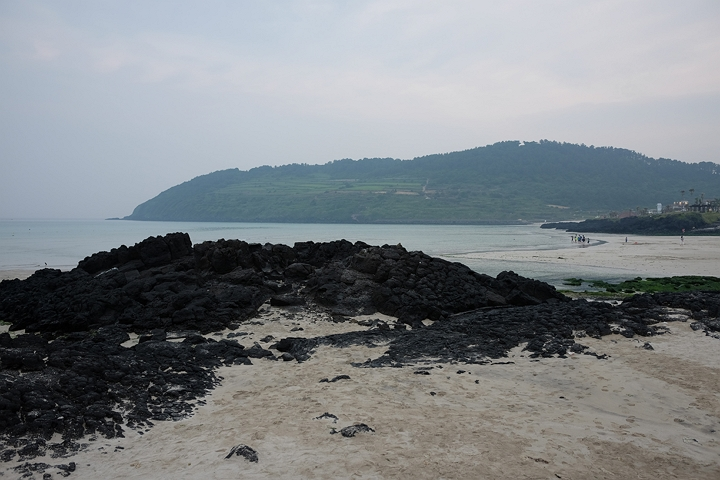
#> input picture 4_local_feature/img1.jpg, 720 x 480 px
$ python 3.py
#> lines starting #> are read from the running program, lines starting #| are printed output that depends on the picture
import cv2 as cv  # OpenCV 라이브러리
import numpy as np  # 수치 연산 라이브러리
import matplotlib.pyplot as plt  # 시각화 라이브러리

# 1. 두 개의 이미지 불러오기
img1 = cv.imread('img1.jpg')
#> img1 is the input picture: shape (480, 720, 3); mean B, G, R 134.2, 130.6, 125.7
img2 = cv.imread('img2.jpg')
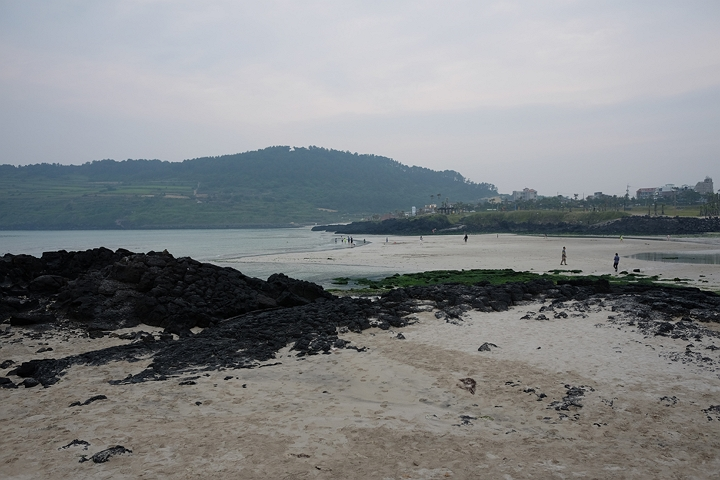
#> input picture 4_local_feature/img2.jpg, 720 x 480 px
#> img2 is the input picture: shape (480, 720, 3); mean B, G, R 134.4, 132.3, 129.6

# 이미지가 정상적으로 로드되었는지 확인
if img1 is None or img2 is None:
    print("이미지를 불러올 수 없습니다.")
else:
    # 2. SIFT 특징점 및 기술자 추출
    sift = cv.SIFT_create()
    # 각 이미지에서 특징점(kp)과 기술자(des) 동시 추출
    # kp: 특징점의 위치 정보, des: 특징점 주변의 패턴 정보를 담은 128차원 벡터
    kp1, des1 = sift.detectAndCompute(img1, None)
#> kp1 = 927 keypoints; strongest (x, y, size): (619, 303, 2.6), (427, 373, 2.2), (205, 368, 1.9), (440, 367, 2.1)
    kp2, des2 = sift.detectAndCompute(img2, None)
#> kp2 = 965 keypoints; strongest (x, y, size): (466, 237, 2), (638, 270, 2.3), (635, 270, 1.9), (244, 386, 2.5)

    # 3. BFMatcher(Brute-Force Matcher) 객체 생성
    # cv.NORM_L2: SIFT 기술자 간의 유사도 측정 위해 L2 Norm(유클리디안 거리 방식) 사용
    bf = cv.BFMatcher(cv.NORM_L2)
    # knnMatch를 이용한 특징점 매칭: 각 특징점당 가장 유사한 2개의 매칭점 찾기 (k=2)
    matches = bf.knnMatch(des1, des2, k=2)
#> matches = 927 matches

    # 4. Lowe's Ratio Test를 통해 좋은 매칭점(Good Matches) 선별
    good_matches = []
    for m, n in matches:
        # 첫 번째 매칭 거리(m)가 두 번째 매칭 거리(n)보다 훨씬 가까운 경우만 선택
        if m.distance < 0.7 * n.distance:   # 0.7은 힌트의 예시 반영 (경험적으로 자주 사용되는 값)
            good_matches.append(m)
#> after the loop, good_matches = 270 matches

    # 5. 호모그래피(Homography) 계산을 위한 좌표점 추출
    # 최소 4개 이상의 대응점 필요
    if len(good_matches) > 4:
        # 매칭된 특징점들의 좌표를 추출하여 호모그래피 함수 형식에 맞게 변환 (float32 타입 배열)
        # m.queryIdx: img1의 특징점 인덱스 / m.trainIdx: img2의 특징점 인덱스
        # reshape(-1, 1, 2): 호모그래피 계산 함수가 요구하는 넘파이 배열 차원 형식으로 변환 (N, 1, 2)
        src_pts = np.float32([kp1[m.queryIdx].pt for m in good_matches]).reshape(-1, 1, 2)
#> src_pts = 270 rows, first 8: [19.44, 266], [86.7, 258.1], [101.7, 254.2], [150.9, 237.4], [151.1, 384.3], [187.6, 176.2], [210.4, 173.7], [265.8, 168.3]
        dst_pts = np.float32([kp2[m.trainIdx].pt for m in good_matches]).reshape(-1, 1, 2)
#> dst_pts = 270 rows, first 8: [21.88, 156], [30.18, 165.1], [109.8, 162.3], [30.18, 165.1], [395.4, 287.8], [149.1, 157], [186.1, 161.9], [109.8, 162.3]

        # cv.findHomography(): 두 이미지 평면 사이의 3x3 투영 변환 행렬 M을 계산
        # cv.RANSAC: 잘못 매칭된 점들을 무시하고 가장 많은 점이 동의하는 변환 관계를 찾는 알고리즘
        # 5.0: RANSAC 알고리즘에서 허용하는 최대 거리 오차(임계값, 픽셀 단위)
        # dst_pts, src_pts 순서: 훈련 이미지(img2)의 좌표를 기준 이미지(img1) 좌표계로 매핑
        M, mask = cv.findHomography(dst_pts, src_pts, cv.RANSAC, 5.0)
#> M = [[0.62, 0.0298, 253.8], [-0.103, 0.874, 21.39], [-0.00053, 9.63e-06, 1]]; mask = 270 values, max 1 at index 8, min 0 at index 0, mean 0.963

        # 6. cv.warpPerspective(): 계산된 행렬 M을 사용하여 비틀어서 변환
        # 출력 크기는 두 이미지를 합친 넉넉한 크기로 설정 (w1+w2, h)
        h1, w1 = img1.shape[:2]
#> h1 = 480; w1 = 720
        h2, w2 = img2.shape[:2]
#> h2 = 480; w2 = 720
        res_width = w1 + w2
#> res_width = 1440
        res_height = max(h1, h2)
#> res_height = 480

        # cv.warpPerspective: 투영 변환 행렬 M을 적용하여 최종 결과 이미지 생성
        # img2를 img1의 평면에 맞게 변환하여 새로운 이미지 생성 (res_width, res_height 크기)
        img2_warped = cv.warpPerspective(img2, M, (res_width, res_height))
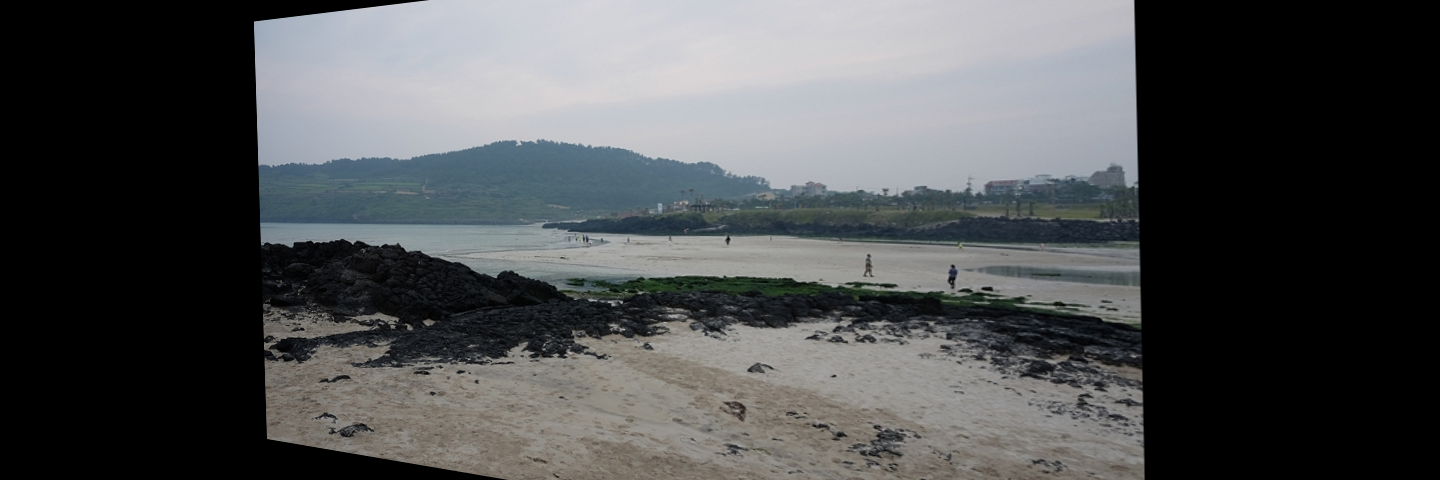
#> img2_warped: shape (480, 1440, 3); mean B, G, R 80.9, 79.7, 77.9

        # img1을 왼쪽에 그대로 배치
        img2_warped[0:h1, 0:w1] = img1
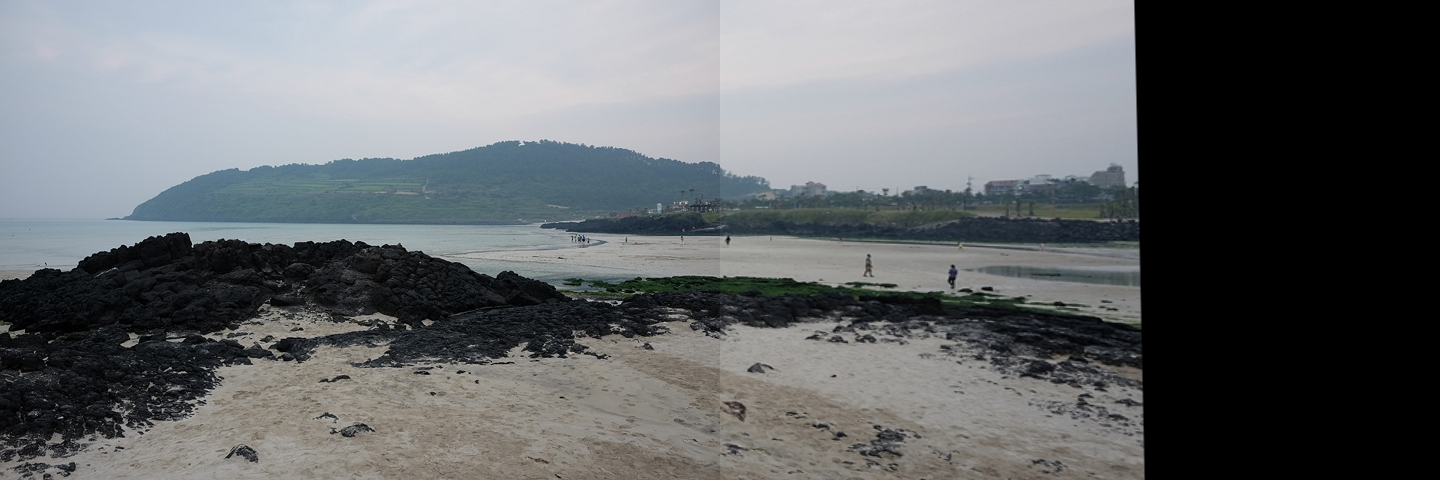
#> img2_warped: shape (480, 1440, 3); mean B, G, R 107.2, 104.9, 101.9

        # 7. 매칭 결과 시각화 이미지 생성 (특징점끼리 선으로 연결)
        # flags=NOT_DRAW_SINGLE_POINTS: 매칭되지 않은 고립된 특징점은 그리지 않음
        img_match = cv.drawMatches(img1, kp1, img2, kp2, good_matches, None,
                                   flags=cv.DrawMatchesFlags_NOT_DRAW_SINGLE_POINTS)
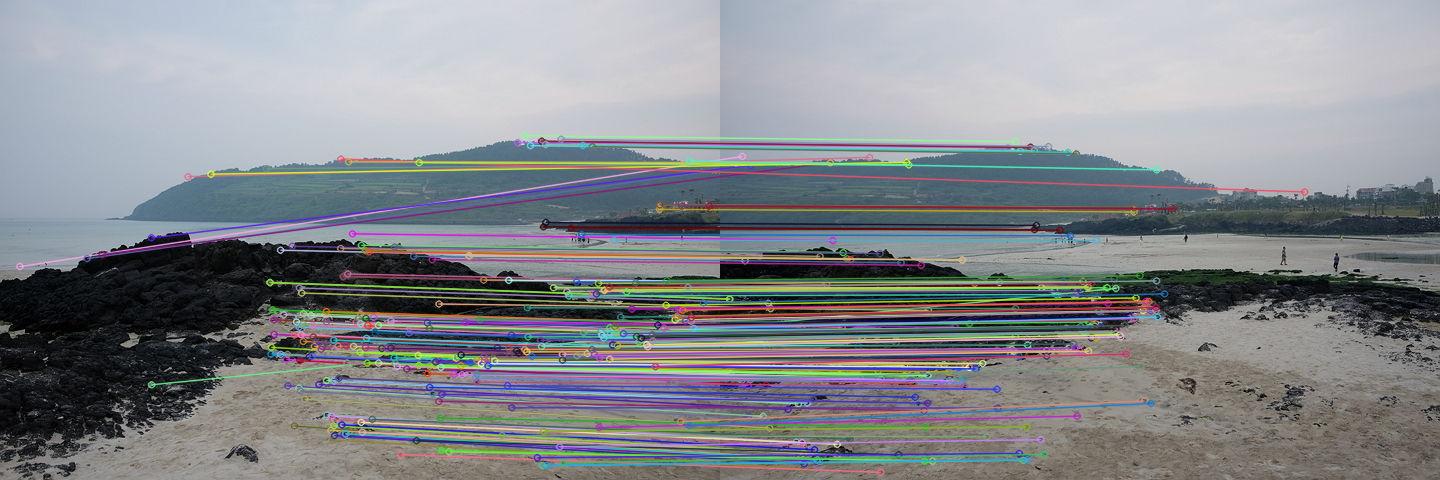
#> img_match: shape (480, 1440, 3); mean B, G, R 141.2, 137.1, 134.2

        # 8. Matplotlib을 이용한 최종 결과 시각화 출력
        plt.figure(figsize=(24, 8))  # 전체 창 크기 설정

        # 왼쪽: 호모그래피 변환 결과 (Warped Image)
        plt.subplot(1, 2, 1)    # 1행 2열 중 첫 번째 위치
        plt.imshow(cv.cvtColor(img2_warped, cv.COLOR_BGR2RGB))
        plt.title('Warped Image (img2 aligned to img1)')
        plt.axis('off')

        # 오른쪽: 특징점 매칭 결과
        plt.subplot(1, 2, 2)    # 1행 2열 중 두 번째 위치
        plt.imshow(cv.cvtColor(img_match, cv.COLOR_BGR2RGB))    # BGR을 RGB로 변환
        plt.title('Feature Matching Result')
        plt.axis('off') # 좌표축 숨김

        # 레이아웃 간격 조정 및 최종 출력
        plt.tight_layout()
        plt.show()
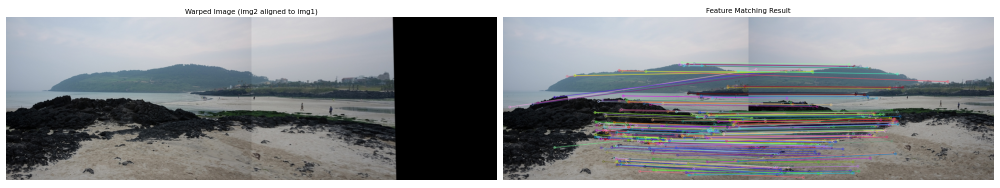
#> figure drawn by matplotlib, 2 panels
    else:
        # 매칭점이 4개 미만인 경우 호모그래피 계산 불가 메시지 출력
        print("매칭점이 부족하여 호모그래피를 계산할 수 없습니다.")
